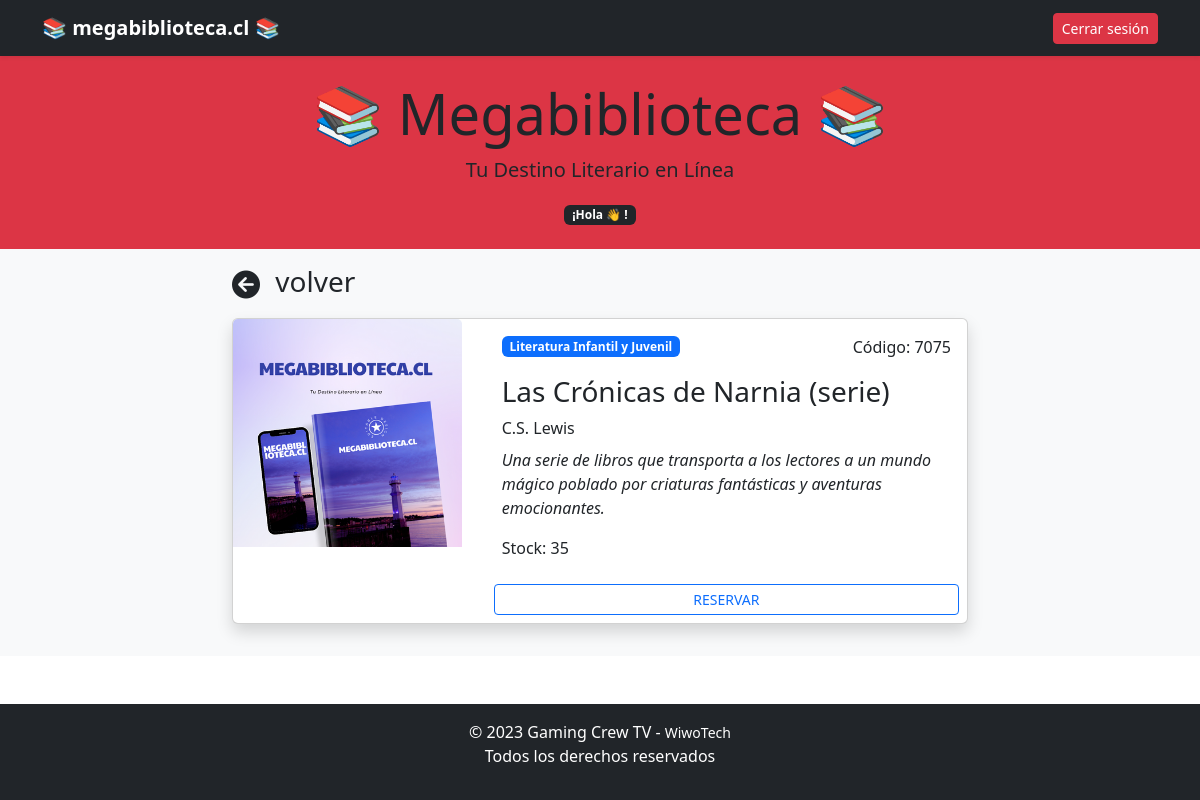
Page /home/libro/7075 on the committed database.
### biblioteca/models.py (models this page shows, shortened)
class Libro(models.Model):
    nombre = models.CharField(max_length=200)
    codigo = models.CharField(max_length=20, unique=True)
    descripcion = models.TextField()
    imagen = models.ImageField(upload_to='libros/', null=True, blank=True)
    categoria = models.ForeignKey(Categoria, on_delete=models.CASCADE)
    autor = models.CharField(max_length=200, null=True, blank=True)
    stock = models.IntegerField(default=1)

class Categoria(models.Model):
    nombre = models.CharField(max_length=100)
    url = models.CharField(max_length=100, null=True, blank=True)
    def __str__(self):
        return self.nombre

### biblioteca/views.py (the view)
# urls.py: path('home/libro/<codigo>', views.home_libro, name='home_libro'),
def home_libro(request, codigo):
    perfil = request.session.get('perfil')
    libro = Libro.objects.get(codigo=codigo)
    context = {
        'perfil' : perfil,
        'libro' : libro,
    }
    return render(request, 'libro.html', context)

### biblioteca/templates/libro.html (shortened to what this page needs)
{% extends 'layouts/normal/base.html' %}
{% load static %}
{% block contenido %}
  <div class="navbar navbar-dark bg-dark shadow-sm">
    <div class="container">
      <a href="#" class="navbar-brand d-flex align-items-center"><strong>📚 megabiblioteca.cl 📚</strong></a>
      <div>
        <a type="button" class="btn btn-sm btn-danger" href="{% url 'logout' %}">Cerrar sesión</a>
      </div>
    </div>
  </div>
  <main>
    <header class="bg-danger text-dark text-center py-4">
      <h1 class="display-4">📚 <strong>Megabiblioteca</strong> 📚</h1>
      <p class="lead">Tu Destino Literario en Línea</p>
      <span class="badge bg-dark">¡Hola {{ request.user.first_name }} 👋 !</span>
    </header>
    <div class="album py-3 bg-body-tertiary">
      <div class="container">
        <div class="row justify-content-center">
          <div class="col-8 mb-3">
            {% include 'partials/_back.html' with url='/home' name='volver' %}
            <div class="card shadow">
              <div class="row">
                <div class="col-md-4">
                  <img src="{% static libro.imagen %}" class="bd-placeholder-img card-img-top" width="100%" />
                </div>
                <div class="col">
                  <div class="card-body">
                    <div class="d-flex justify-content-between align-items-center">
                      <p class="badge bg-primary mb-3">{{ libro.categoria }}</p>
                      <p class="text-end">Código: {{ libro.codigo }}</p>
                    </div>
                    <h3 class="card-title">{{ libro.nombre }}</h3>
                    <p class="card-title">{{ libro.autor }}</p>
                    <p class="card-text">
                      <em>{{ libro.descripcion }}</em>
                    </p>
                    <p class="card-text">Stock: {{ libro.stock }}</p>
                  </div>
                  <div class="d-grid p-2">
                    <a href="" class="btn btn-sm btn-outline-primary">RESERVAR</a>
                  </div>
                </div>
              </div>
            </div>
          </div>
        </div>
      </div>
    </div>
  </main>
{% endblock %}

### biblioteca/templates/libro.html (style rules this page uses)
.bd-placeholder-img { font-size: 1.125rem; text-anchor: middle; -webkit-user-select: none; -moz-user-select: none; user-select: none; }

### rows in the picture
Libro: imagen (picture), categoria "Literatura Infantil y Juvenil", codigo "7075", nombre "Las Crónicas de Narnia (serie)", autor "C.S. Lewis", descripcion "Una serie de libros que transporta a los lectores a un mundo mágico poblado por criaturas fantásticas y aventuras emocionantes.", stock "35"

### other values in the picture
{{ name }} "volver"
